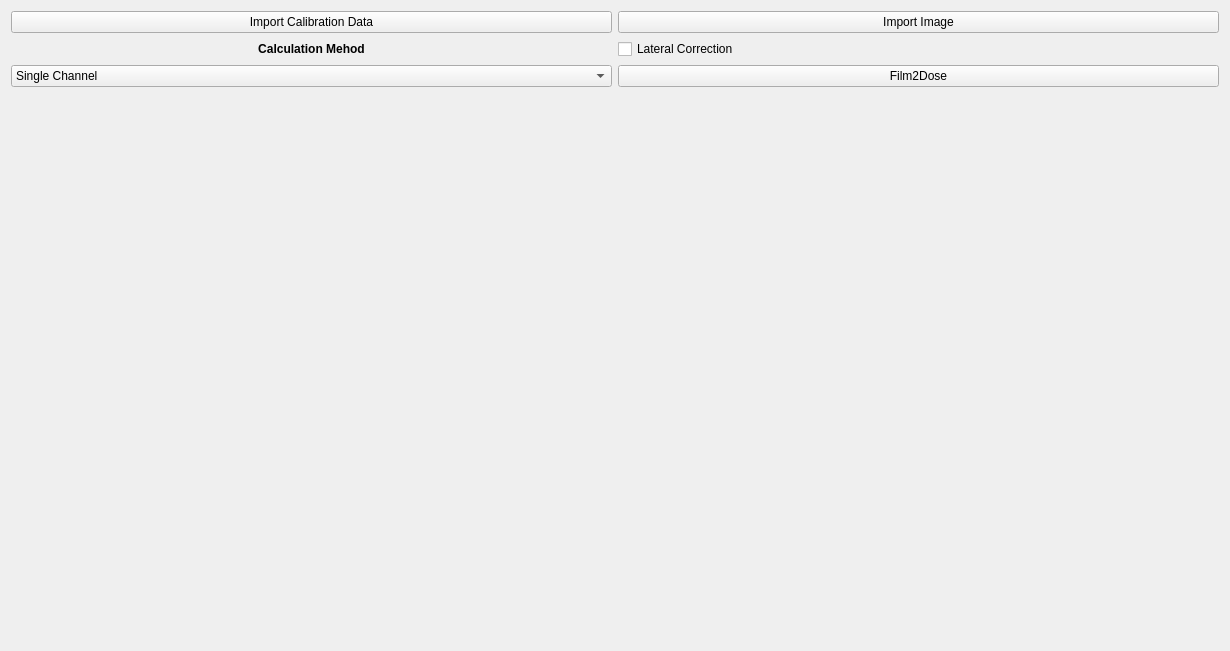
<?xml version="1.0" encoding="UTF-8"?>
<ui version="4.0">
    <class>Form_film2dose</class>
    <widget class="QWidget" name="Form_film2dose">
        <property name="geometry">
            <rect>
                <x>0</x>
                <y>0</y>
                <width>1230</width>
                <height>651</height>
            </rect>
        </property>
        <property name="windowTitle">
            <string>Dose Conversion</string>
        </property>
        <property name="windowIcon">
            <iconset resource="icons.qrc">
                <normaloff>:/icons/App_icon.png</normaloff>:/icons/App_icon.png
            </iconset>
        </property>
        <layout class="QGridLayout" name="gridLayout_2">
            <item row="1" column="2">
                <widget class="QCheckBox" name="lateral_checkbox">
                    <property name="text">
                        <string>Lateral Correction</string>
                    </property>
                </widget>
            </item>
            <item row="1" column="1">
                <widget class="QLabel" name="label">
                    <property name="text">
                        <string>&lt;html&gt;&lt;head/&gt;&lt;body&gt;&lt;p align=&quot;center&quot;&gt;&lt;span style=&quot;
                            font-weight:600;&quot;&gt;Calculation
                            Mehod&lt;/span&gt;&lt;/p&gt;&lt;/body&gt;&lt;/html&gt;</string>
                    </property>
                </widget>
            </item>
            <item row="2" column="2">
                <widget class="QPushButton" name="to_dose">
                    <property name="text">
                        <string>Film2Dose</string>
                    </property>
                    <property name="icon">
                        <iconset resource="icons.qrc">
                            <normaloff>:/icons/App_icon.png</normaloff>:/icons/App_icon.png
                        </iconset>
                    </property>
                </widget>
            </item>
            <item row="2" column="1">
                <widget class="QComboBox" name="method_combo">
                    <item>
                        <property name="text">
                            <string>Single Channel</string>
                        </property>
                    </item>
                    <item>
                        <property name="text">
                            <string>Robust Average</string>
                        </property>
                    </item>
                    <item>
                        <property name="text">
                            <string>Robust Multichannel</string>
                        </property>
                    </item>
                </widget>
            </item>
            <item row="0" column="2">
                <widget class="QPushButton" name="import_image">
                    <property name="text">
                        <string>Import Image</string>
                    </property>
                    <property name="icon">
                        <iconset resource="icons.qrc">
                            <normaloff>:/icons/Import Picture Document.png</normaloff>:/icons/Import Picture
                            Document.png
                        </iconset>
                    </property>
                </widget>
            </item>
            <item row="0" column="1">
                <widget class="QPushButton" name="calib_button">
                    <property name="text">
                        <string>Import Calibration Data</string>
                    </property>
                    <property name="icon">
                        <iconset resource="icons.qrc">
                            <normaloff>:/icons/curvechart-edit.png</normaloff>:/icons/curvechart-edit.png
                        </iconset>
                    </property>
                </widget>
            </item>
            <item row="3" column="2">
                <widget class="QWidget" name="dose_widget" native="true"/>
            </item>
            <item row="3" column="1">
                <widget class="QWidget" name="image_widget" native="true"/>
            </item>
        </layout>
    </widget>
    <resources>
        <include location="icons.qrc"/>
    </resources>
    <connections/>
</ui>
